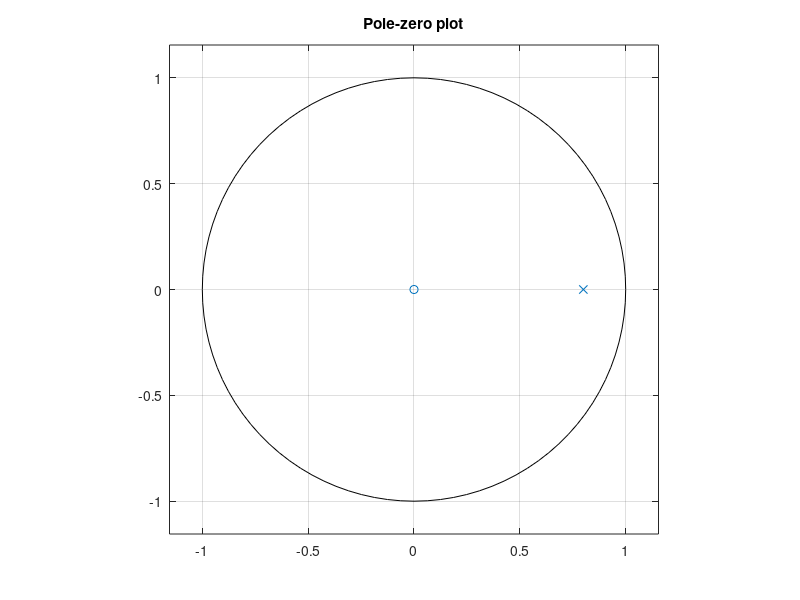
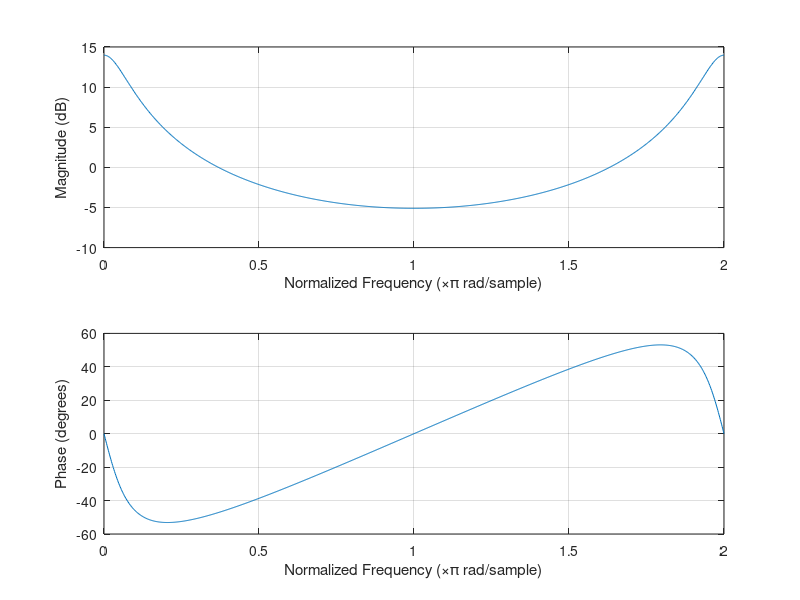
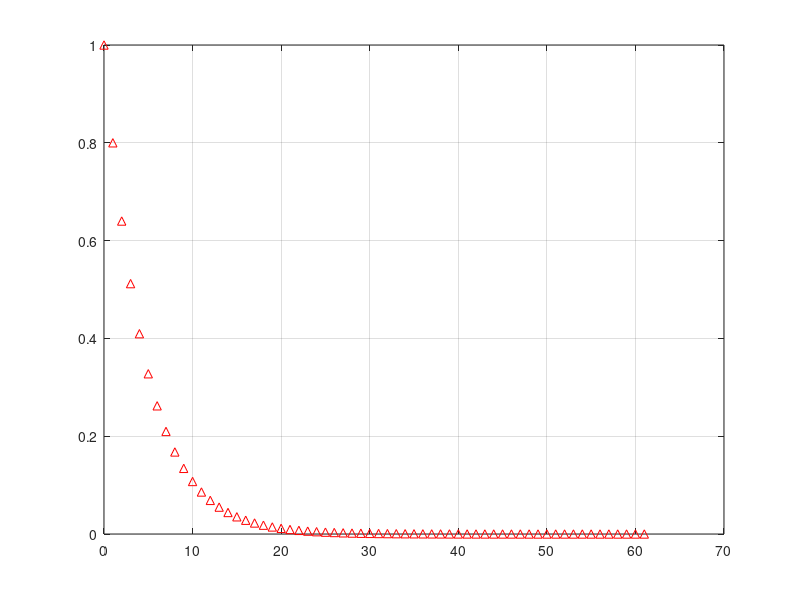
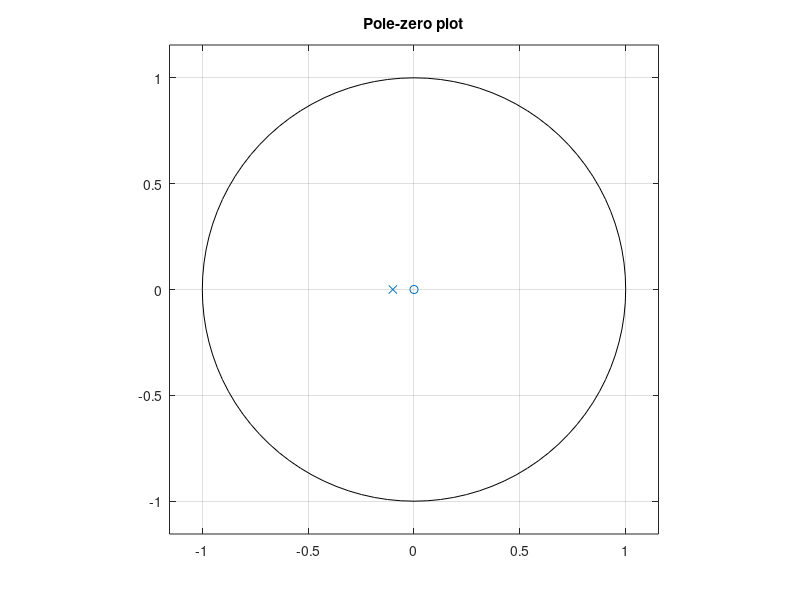

Write the MATLAB code that produced these figures, in order.
p = [-0.8 0.1];
for k = 1:length(p)
    b = 1;
    a = [1 p(k)];
    figure;
    zplane(b,a);
    title('Pole-zero plot');
    grid on;
    figure;
    n = 1001;
    freqz(b,a,n,"whole");
    figure;
    impz(b,a);
    grid on;
end